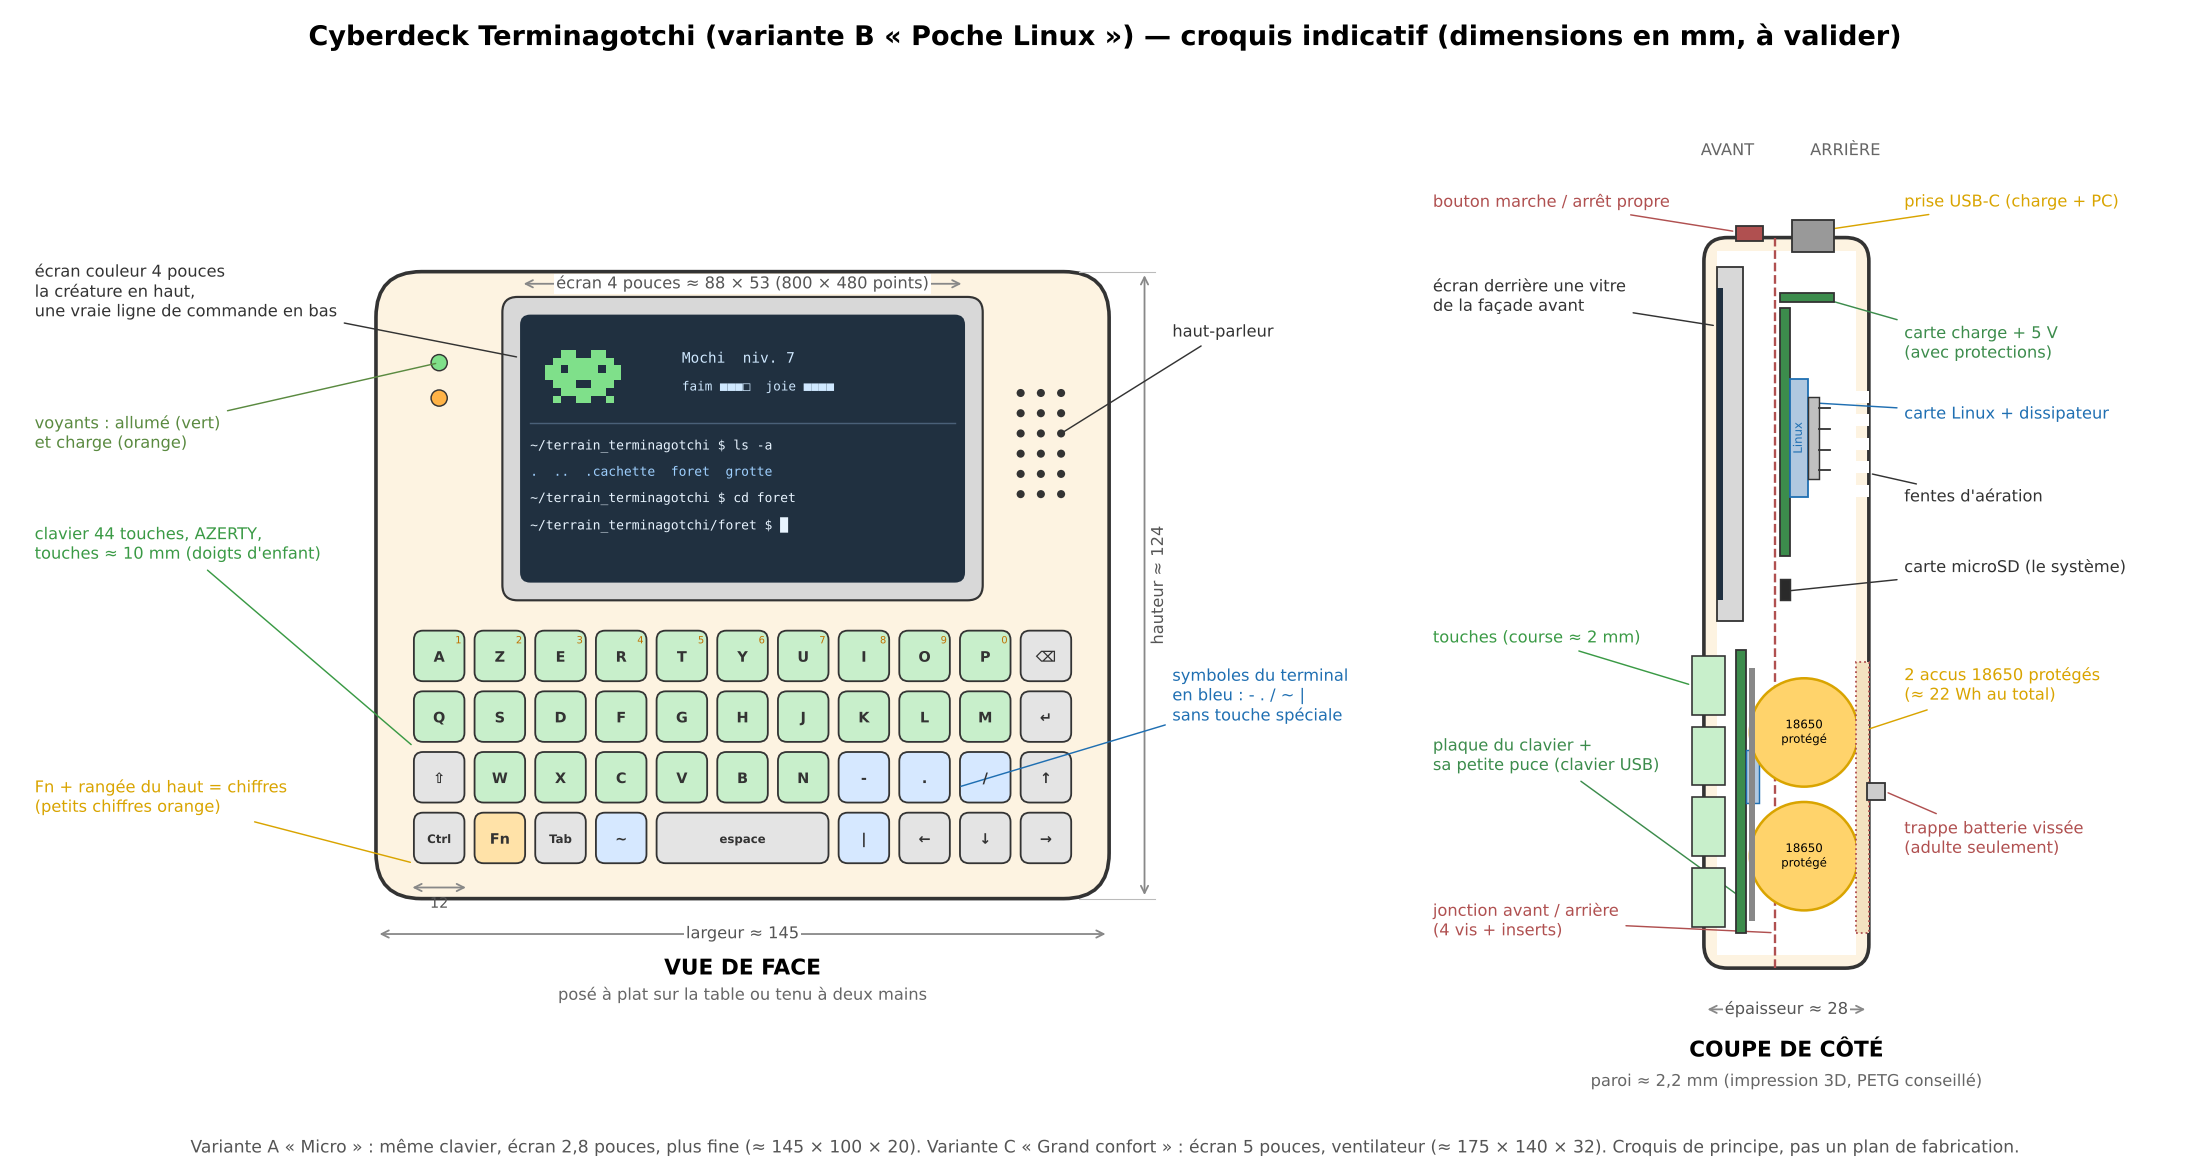

The script that saved this image:
#!/usr/bin/env python3
"""Croquis indicatif du cyberdeck Terminagotchi, variante B « Poche Linux » (vue de face + coupe de côté).

Proposition à valider : dimensions en millimètres, indicatives.
Régénérer : python3 croquis_cyberdeck.py   (écrit croquis_cyberdeck.svg et .png à côté du script)
Même style que croquis.py (l'œuf). Licence proposée pour le matériel : CERN-OHL-S-2.0.
"""
import os

import matplotlib

matplotlib.use("Agg")
import matplotlib.pyplot as plt
import numpy as np
from matplotlib.patches import Circle, FancyBboxPatch, Rectangle

plt.rcParams["font.family"] = "DejaVu Sans"
plt.rcParams["svg.fonttype"] = "none"

L, H, P = 145.0, 124.0, 28.0   # largeur, hauteur, profondeur (épaisseur) en mm
PAS = 12.0                     # pas du clavier : une touche tous les 12 mm (touche ≈ 10 mm)
PAROI = 2.2
ICI = os.path.dirname(os.path.abspath(__file__))

TRAIT = "#333333"
COQUE = "#fdf3e1"
ECRAN = "#203040"
VERT = "#3a9a45"
VIOLET = "#7a4fc4"
ORANGE = "#d9a400"
BLEU = "#1f6fb2"
ROUGE = "#b05050"


def cote(ax, x1, y1, x2, y2, texte, decal=(0, 0), vertical=False):
    ax.annotate("", xy=(x1, y1), xytext=(x2, y2),
                arrowprops=dict(arrowstyle="<->", color="#888888", lw=1))
    ax.text((x1 + x2) / 2 + decal[0], (y1 + y2) / 2 + decal[1], texte, ha="center", va="center",
            fontsize=9, color="#555555", rotation=90 if vertical else 0,
            bbox=dict(fc="white", ec="none", pad=1))


def etiquette(ax, xy, xytexte, texte, couleur=TRAIT, ha="left"):
    ax.annotate(texte, xy=xy, xytext=xytexte, fontsize=9, color=couleur, ha=ha, va="center",
                arrowprops=dict(arrowstyle="-", color=couleur, lw=0.8))


fig, (af, ac) = plt.subplots(1, 2, figsize=(17, 9), gridspec_kw=dict(width_ratios=[1.75, 1]))
fig.suptitle("Cyberdeck Terminagotchi (variante B « Poche Linux ») — croquis indicatif (dimensions en mm, à valider)",
             fontsize=15, fontweight="bold")

# ------------------------------------------------------------------ vue de face
af.add_patch(FancyBboxPatch((-L / 2, -H / 2), L, H, boxstyle="round,pad=0,rounding_size=9",
                            fc=COQUE, ec=TRAIT, lw=2, zorder=1))

# écran 4 pouces 800 x 480 : module ≈ 95 x 60, zone visible ≈ 88 x 53
EY0, EY1 = -3.0, 57.0            # bas / haut du module écran
ecy = (EY0 + EY1) / 2
af.add_patch(FancyBboxPatch((-47.5, EY0), 95, 60, boxstyle="round,pad=0,rounding_size=3",
                            fc="#d8d8d8", ec=TRAIT, lw=1.2, zorder=3))
af.add_patch(FancyBboxPatch((-44, ecy - 26.5), 88, 53, boxstyle="round,pad=0,rounding_size=2",
                            fc=ECRAN, ec="none", zorder=4))
# mini-terminal : la créature en haut, une vraie ligne de commande en bas
pix = ["..XX..XX..", ".XXXXXXXX.", "XX.XXXX.XX", "XXXXXXXXXX", ".XXX..XXX.", "..XXXXXX..", ".X..XX..X."]
for r, ligne in enumerate(pix):
    for c, ch in enumerate(ligne):
        if ch == "X":
            af.add_patch(Rectangle((-39 + c * 1.5, ecy + 18 - r * 1.5), 1.5, 1.5, fc="#7fe08a", ec="none", zorder=5))
af.text(-12, ecy + 17, "Mochi  niv. 7", fontsize=8, color="#cfe8ff", zorder=5, family="DejaVu Sans Mono")
af.text(-12, ecy + 11.5, "faim ■■■□  joie ■■■■", fontsize=7, color="#cfe8ff", zorder=5, family="DejaVu Sans Mono")
af.plot([-42, 42], [ecy + 5, ecy + 5], color="#4a6078", lw=0.8, zorder=5)
lignes = ["~/terrain_terminagotchi $ ls -a", ".  ..  .cachette  foret  grotte",
          "~/terrain_terminagotchi $ cd foret", "~/terrain_terminagotchi/foret $ █"]
for i, txt in enumerate(lignes):
    af.text(-42, ecy + 0.5 - i * 5.2, txt, fontsize=7.2, color="#e8f4ff" if "$" in txt else "#9fd0ff",
            zorder=5, family="DejaVu Sans Mono", va="center")

# voyants (à gauche de l'écran) et haut-parleur (à droite)
af.add_patch(Circle((-60, 44), 1.6, fc="#7fe08a", ec=TRAIT, lw=0.8, zorder=3))
af.add_patch(Circle((-60, 37), 1.6, fc="#ffb347", ec=TRAIT, lw=0.8, zorder=3))
for gx in (57, 61, 65):
    for gy in np.arange(18, 42, 4):
        af.add_patch(Circle((gx - 2, gy), 0.8, fc=TRAIT, ec="none", zorder=3))

# clavier : 4 rangées x 11 colonnes, grille droite, pas 12 mm
rangees = [
    ["A", "Z", "E", "R", "T", "Y", "U", "I", "O", "P", "⌫"],
    ["Q", "S", "D", "F", "G", "H", "J", "K", "L", "M", "↵"],
    ["⇧", "W", "X", "C", "V", "B", "N", "-", ".", "/", "↑"],
    ["Ctrl", "Fn", "Tab", "~", "espace", None, None, "|", "←", "↓", "→"],
]
chiffres = list("1234567890")
KY0 = -8.0                                  # haut du clavier
for r, rang in enumerate(rangees):
    for c, nom in enumerate(rang):
        if nom is None:
            continue
        large = 3 if nom == "espace" else 1
        x0 = -L / 2 + 6.5 + c * PAS
        y0 = KY0 - (r + 1) * PAS
        special = nom in ("⌫", "↵", "⇧", "Ctrl", "Fn", "Tab", "espace", "↑", "←", "↓", "→")
        fond = "#c8efcb" if not special else ("#ffe2a8" if nom == "Fn" else "#e4e4e4")
        if nom in ("-", ".", "/", "~", "|"):
            fond = "#d6e8ff"
        af.add_patch(FancyBboxPatch((x0 + 1, y0 + 1), PAS * large - 2, PAS - 2,
                                    boxstyle="round,pad=0,rounding_size=1.8", fc=fond, ec=TRAIT, lw=1, zorder=3))
        af.text(x0 + PAS * large / 2, y0 + PAS / 2 - 0.4, nom, ha="center", va="center",
                fontsize=8 if len(nom) < 3 else 6.5, color=TRAIT, zorder=4, fontweight="bold")
        if r == 0 and c < 10:
            af.text(x0 + PAS - 2.2, y0 + PAS - 3, chiffres[c], ha="center", va="center", fontsize=5.5,
                    color="#c07000", zorder=4)

# cotes
cote(af, -L / 2, -H / 2 - 7, L / 2, -H / 2 - 7, "largeur ≈ 145")
cote(af, L / 2 + 7, -H / 2, L / 2 + 7, H / 2, "hauteur ≈ 124", decal=(2.8, 0), vertical=True)
af.plot([L / 2 - 6, L / 2 + 9], [H / 2, H / 2], color="#bbbbbb", lw=0.6)
af.plot([L / 2 - 6, L / 2 + 9], [-H / 2, -H / 2], color="#bbbbbb", lw=0.6)
cote(af, -44, EY1 + 2.6, 44, EY1 + 2.6, "écran 4 pouces ≈ 88 × 53 (800 × 480 points)", decal=(0, 0))
x_a, x_b = -L / 2 + 6.5, -L / 2 + 6.5 + PAS
cote(af, x_a, -H / 2 + 2.2, x_b, -H / 2 + 2.2, "", decal=(0, 0))
af.text((x_a + x_b) / 2, -H / 2 - 1.8, "12", ha="center", fontsize=8, color="#555555")

# étiquettes (à gauche)
etiquette(af, (-44, ecy + 18), (-140, 58), "écran couleur 4 pouces\nla créature en haut,\nune vraie ligne de commande en bas")
etiquette(af, (-60, 44), (-140, 30), "voyants : allumé (vert)\net charge (orange)", "#5a8a40")
etiquette(af, (-L / 2 + 7.5, -32), (-140, 8), "clavier 44 touches, AZERTY,\ntouches ≈ 10 mm (doigts d'enfant)", VERT)
etiquette(af, (L / 2 - 30, -40), (85, -22), "symboles du terminal\nen bleu : - . / ~ |\nsans touche spéciale", BLEU)
etiquette(af, (-L / 2 + 7.5, -55), (-140, -42), "Fn + rangée du haut = chiffres\n(petits chiffres orange)", ORANGE)
etiquette(af, (63, 30), (85, 50), "haut-parleur", TRAIT)
af.text(0, -H / 2 - 15, "VUE DE FACE", ha="center", fontsize=12, fontweight="bold")
af.text(0, -H / 2 - 20, "posé à plat sur la table ou tenu à deux mains", ha="center", fontsize=9, color="#666666")
af.set_xlim(-143, 118)
af.set_ylim(-H / 2 - 24, H / 2 + 10)
af.set_aspect("equal")
af.axis("off")

# ------------------------------------------------------------------ coupe de côté
# x = épaisseur (avant = gauche), y = hauteur (haut du cyberdeck en haut)
ac.add_patch(FancyBboxPatch((-P / 2, -H / 2), P, H, boxstyle="round,pad=0,rounding_size=4",
                            fc=COQUE, ec=TRAIT, lw=2, zorder=1))
ac.add_patch(Rectangle((-P / 2 + PAROI, -H / 2 + PAROI), P - 2 * PAROI, H - 2 * PAROI, fc="white", ec="none", zorder=2))
xa = -P / 2 + PAROI                      # face intérieure de l'avant
# plan de jonction avant / arrière (vis) : x = -2
ac.plot([-2, -2], [-H / 2, H / 2], color=ROUGE, lw=1.3, ls="--", zorder=4)
# écran
ac.add_patch(Rectangle((xa, EY0), 4.5, 60, fc="#d8d8d8", ec=TRAIT, lw=1, zorder=5))
ac.add_patch(Rectangle((xa, ecy - 26.5), 1.0, 53, fc=ECRAN, ec="none", zorder=6))
# clavier : touches qui dépassent de la façade + plaque du clavier
for r in range(4):
    y0 = KY0 - (r + 1) * PAS
    ac.add_patch(Rectangle((-P / 2 - 2.0, y0 + 1), 5.5, PAS - 2, fc="#c8efcb", ec=TRAIT, lw=0.9, zorder=5))
ac.add_patch(Rectangle((xa + 3.3, KY0 - 4 * PAS), 1.6, 4 * PAS, fc="#3c8c4c", ec=TRAIT, lw=1, zorder=5))
ac.add_patch(Rectangle((xa + 4.9, -34), 2.2, 9, fc="#b0c8e0", ec=BLEU, lw=0.8, zorder=5))   # puce du clavier
# carte Linux derrière l'écran
ac.add_patch(Rectangle((-1.0, 8), 1.6, 42, fc="#3c8c4c", ec=TRAIT, lw=1, zorder=5))
ac.add_patch(Rectangle((0.6, 18), 3.0, 20, fc="#b0c8e0", ec=BLEU, lw=1, zorder=5))
ac.text(2.1, 28, "Linux", rotation=90, ha="center", va="center", fontsize=6.5, color=BLEU, zorder=6)
ac.add_patch(Rectangle((3.6, 21), 2.0, 14, fc="#c0c0c0", ec=TRAIT, lw=0.8, zorder=5))       # dissipateur
for k in range(4):
    ac.plot([5.6, 7.4], [22.5 + k * 3.5, 22.5 + k * 3.5], color=TRAIT, lw=1, zorder=5)
ac.add_patch(Rectangle((-1.0, 0.5), 1.6, 3.5, fc="#2a2a2a", ec=TRAIT, lw=0.8, zorder=5))    # microSD
# carte d'alimentation (charge + 5 V) en haut
ac.add_patch(Rectangle((-1.0, 51), 9, 1.6, fc="#3c8c4c", ec=TRAIT, lw=1, zorder=5))
ac.add_patch(Rectangle((1.0, H / 2 - PAROI - 0.2), 7, 3.2 + PAROI, fc="#999999", ec=TRAIT, lw=1, zorder=5))  # USB-C
ac.add_patch(Rectangle((-8.5, H / 2 - 0.5), 4.5, 2.5, fc=ROUGE, ec=TRAIT, lw=1, zorder=5))    # bouton marche
# aérations à l'arrière
for k in range(5):
    ac.add_patch(Rectangle((P / 2 - PAROI - 0.1, 18 + k * 4), PAROI + 0.2, 2, fc="white", ec="none", zorder=5))
# deux accus 18650 protégés (couchés dans la largeur : on les voit en rond)
for cy in (-22.0, -43.0):
    ac.add_patch(Circle((3.0, cy), 9.2, fc="#ffd36b", ec=ORANGE, lw=1.4, zorder=5))
    ac.text(3.0, cy, "18650\nprotégé", ha="center", va="center", fontsize=6.5, zorder=6)
ac.add_patch(Rectangle((-6.4, -54), 1.0, 43, fc="#888888", ec="none", zorder=5))           # séparation isolante
# trappe vissée
ac.add_patch(Rectangle((P / 2 - PAROI, -56), PAROI, 46, fc="#f3e2c0", ec=ROUGE, lw=1, ls=":", zorder=6))
ac.add_patch(Rectangle((P / 2 - 0.3, -33.5), 3.0, 3, fc="#cccccc", ec=TRAIT, lw=1, zorder=6))

etiquette(ac, (xa, ecy + 20), (-60, 52), "écran derrière une vitre\nde la façade avant")
etiquette(ac, (-P / 2 - 2, -14), (-60, -6), "touches (course ≈ 2 mm)", VERT)
etiquette(ac, (xa + 4.1, -50), (-60, -26), "plaque du clavier +\nsa petite puce (clavier USB)", "#3c8c4c")
etiquette(ac, (-8.5, H / 2 + 1), (-60, H / 2 + 6), "bouton marche / arrêt propre", ROUGE)
etiquette(ac, (-2, -H / 2 + 6), (-60, -54), "jonction avant / arrière\n(4 vis + inserts)", ROUGE)
etiquette(ac, (4.5, H / 2 + 1), (20, H / 2 + 6), "prise USB-C (charge + PC)", ORANGE)
etiquette(ac, (5.0, 52), (20, 44), "carte charge + 5 V\n(avec protections)", "#3c8c4c")
etiquette(ac, (3.6, 34), (20, 32), "carte Linux + dissipateur", BLEU)
etiquette(ac, (P / 2, 22), (20, 18), "fentes d'aération", TRAIT)
etiquette(ac, (0.0, 2), (20, 6), "carte microSD (le système)", TRAIT)
etiquette(ac, (12.2, -22), (20, -14), "2 accus 18650 protégés\n(≈ 22 Wh au total)", ORANGE)
etiquette(ac, (P / 2 + 2.7, -32), (20, -40), "trappe batterie vissée\n(adulte seulement)", ROUGE)
cote(ac, -P / 2, -H / 2 - 7, P / 2, -H / 2 - 7, "épaisseur ≈ 28")
ac.text(-10, H / 2 + 14, "AVANT", ha="center", fontsize=9, color="#666666")
ac.text(10, H / 2 + 14, "ARRIÈRE", ha="center", fontsize=9, color="#666666")
ac.text(0, -H / 2 - 15, "COUPE DE CÔTÉ", ha="center", fontsize=12, fontweight="bold")
ac.text(0, -H / 2 - 20, "paroi ≈ 2,2 mm (impression 3D, PETG conseillé)", ha="center", fontsize=9, color="#666666")
ac.set_xlim(-64, 64)
ac.set_ylim(-H / 2 - 24, H / 2 + 18)
ac.set_aspect("equal")
ac.axis("off")

fig.text(0.5, 0.015, "Variante A « Micro » : même clavier, écran 2,8 pouces, plus fine (≈ 145 × 100 × 20). "
         "Variante C « Grand confort » : écran 5 pouces, ventilateur (≈ 175 × 140 × 32). "
         "Croquis de principe, pas un plan de fabrication.",
         ha="center", fontsize=9.5, color="#555555")
plt.tight_layout(rect=(0, 0.03, 1, 0.95))
for ext in ("svg", "png"):
    fig.savefig(os.path.join(ICI, f"croquis_cyberdeck.{ext}"), dpi=130, facecolor="white")
print("écrit croquis_cyberdeck.svg et croquis_cyberdeck.png")
